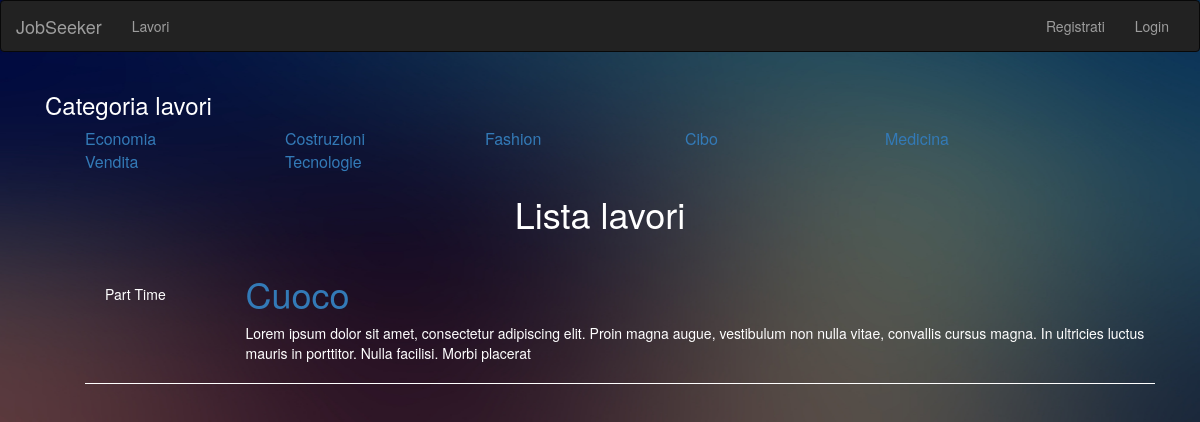
The app's page /jobs.php?id=4 with its own data.
### tables this page shows
CREATE TABLE `categories` (
  `id` int(11) NOT NULL,
  `name` varchar(255) NOT NULL
);

CREATE TABLE `jobs` (
  `id` int(11) NOT NULL,
  `title` varchar(255) NOT NULL,
  `description` text NOT NULL,
  `location` varchar(255) NOT NULL,
  `category_id` int(11) NOT NULL,
  `contact_email` varchar(255) NOT NULL,
  `job_type` varchar(255) NOT NULL
);

### lib/Database.php (called while the page is built, shortened)
<?php
class Database{
     public $dbhost = DB_HOST;
     public $dbuser = DB_USER;
     public $dbname = DB_NAME;
     public $dbpass = DB_PASS;
     public $link;
    private function connect(){
        $this->link = new mysqli($this->dbhost,$this->dbuser,$this->dbpass,$this->dbname);
    }
    public function select($query){
        $result = $this->link->query($query) or die($this->link->error.__LINE__);
        if ($result->num_rows>0){
            return $result;
        }
        else{
            return false;
        }
    }
}

### helpers/format_helpers.php (called while the page is built)
<?php
function shortText($text, $chars =150){
    $text = $text." ";
    $text = substr($text,0,$chars);
    $text = substr($text,0,strrpos($text,' '));
    return $text;
}

### jobs.php (the view, shortened to what this page needs)
<?php include 'includes/header.php'; ?>
<?php  include 'lib/Database.php';?>
<?php include 'helpers/format_helpers.php'; ?>
<?php
   $db = new Database();
   $query = "SELECT * FROM categories";
   $result = $db->select($query);
   if(isset($_GET['id'])){
     $id = $_GET['id'];
	   $query2 ="SELECT * FROM jobs WHERE category_id ='$id'";
	   $result2= $db->select($query2);
   }
 else{
	 $query2 = "SELECT * FROM jobs";
	 $result2 = $db->select($query2);
 }
?>
 <?php if($result2): ?>
<div class="container">
    <div id="category_block" class="col-xs-12">
			<h3>Categoria lavori</h3>
			<ul>
				<?php while($row = $result->fetch_assoc()): ?>
				<li>
					<a href="jobs.php?id=<?php echo $row['id']; ?>">
						<?php echo $row['name']; ?>
					</a>
				</li>
	            <?php endwhile; ?>
			</ul>
	</div>
 <div class="col-sm-12">
 	<h1 class="text-center">Lista lavori</h1>
 	<ul id="listings">
      <?php while ($row = $result2->fetch_assoc()): ?>
				<li>
					<div class="type">
					<span class="green"><?php echo $row['job_type']; ?></span>
					</div>
					<div class="description">
						<a href="job.php?id=<?php echo $row['id']; ?>"><h1><?php echo $row['title']; ?></h1></a>
						<p> <?php echo shortText($row['description'],200); ?>
						</p>
					</div>
				</li>
		<?php endwhile;  ?>
 	</ul>
 </div>
</div>
<?php else : ?>
	<div class="col-xs-12">
	<p>Non ci sono lavori</p>
	</div>
<?php endif; ?>

### css/style.css (style rules this page uses)
body { padding-bottom: 40px; color: #5a5a5a; }
li { list-style: none; }
a { text-decoration-style: none; }
#listings li { overflow: auto; border-bottom: 1px #ffffff solid; padding: 10px 0 10px 0; list-style: none; }
.type { float: left; width: 15%; margin-top: 30px; }
.type span { padding: 10px 20px 10px 20px; color: #ffffff; background: #; }
.description { float: right; width: 85%; }
.description a { text-decoration-style: none; text-decoration-color: #ffffff; }
#category_block li { width: 200px; float: left; font-size: 16px; padding: 0 10px 0 0; }

### includes/header.php (style rules this page uses)
body { background: url(img/32.jpg); background-size: 100% 100%; background-repeat: no-repeat; color: #ffffff; }

### records on screen
categories: name "Economia"
categories: name "Costruzioni"
categories: name "Fashion"
categories: name "Cibo"
categories: name "Medicina"
categories: name "Vendita"
categories: name "Tecnologie"
jobs: job_type "Part Time", title "Cuoco", description "Lorem ipsum dolor sit amet, consectetur adipiscing elit. Proin magna augue, vestibulum non nulla vitae, convallis cursus magna. In ultricies luctus mauris in porttitor. Nulla facilisi. Morbi placerat"
